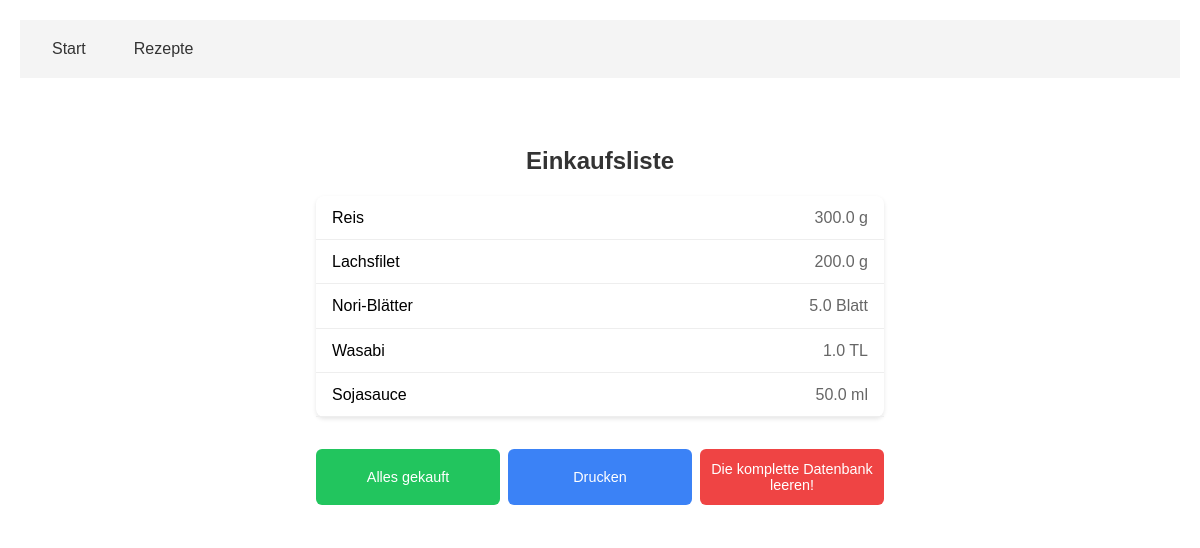
Page /shopping-list/ on the earlier database version.
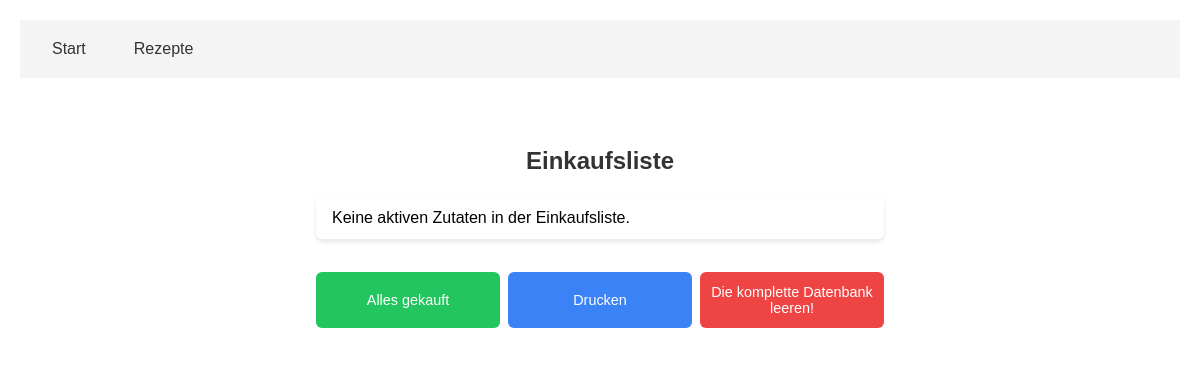
Same page on the later database version.
### app/models/recipe.py (models this page shows, shortened)
class Ingredient(db.Model):
    __tablename__ = 'ingredients'
    id = db.Column(db.Integer, primary_key=True, autoincrement=True)
    name = db.Column(db.String, nullable=False, unique=True)

class RecipeIngredient(db.Model):
    __tablename__ = 'recipe_ingredients'
    recipe_id = db.Column(db.Integer, db.ForeignKey('recipes.id', ondelete="CASCADE"), primary_key=True)
    ingredient_id = db.Column(db.Integer, db.ForeignKey('ingredients.id', ondelete="CASCADE"), primary_key=True)
    amount = db.Column(db.Float, nullable=False)
    unit = db.Column(db.String, nullable=False)
    recipe = db.relationship('Recipe', backref=db.backref('recipe_ingredients', cascade='all, delete-orphan'))
    ingredient = db.relationship('Ingredient', backref=db.backref('recipe_ingredients', cascade='all, delete-orphan'))

### app/routes/shopping_routes.py (the view)
@bp.route('/', methods=['GET'])
def view_shopping_list():
    response = get_shopping_list()
    data = response.get_json()
    if data.get('success'):
        return render_template('shopping_list.html', ingredients=data.get('ingredients', []))
    else:
        return render_template('shopping_list.html', error=data.get('error', 'Unknown error'))

### app/templates/shopping_list.html (shortened to what this page needs)
{% extends "base.html" %}
{% block content %}
<div class="shopping-list-container">
    <h1 class="shopping-list-header">Einkaufsliste</h1>
    <div class="main-content">
        {% if error %}
            <div class="error-message">{{ error }}</div>
        {% else %}
            <div class="shopping-list-items">
                {% if ingredients %}
                    {% for ingredient in ingredients %}
                        <div class="shopping-list-item">
                            <span class="item-name">{{ ingredient.name }}</span>
                            <span class="item-amount">{{ "%.1f"|format(ingredient.amount) }} {{ ingredient.unit }}</span>
                        </div>
                    {% endfor %}
                {% else %}
                    <div class="shopping-list-item">
                        <p>Keine aktiven Zutaten in der Einkaufsliste.</p>
                    </div>
                {% endif %}
            </div>
        {% endif %}
    </div>
    <div class="button-container">
        <button onclick="markAllAsBought()" class="action-button button-buy">
            Alles gekauft
        </button>
        <button onclick="window.print()" class="action-button button-print">
            Drucken
        </button>
        <button onclick="clearShoppingList()" class="action-button button-clear">
            Die komplette Datenbank leeren!
        </button>
    </div>
</div>
{% endblock %}

Differences in the rows shown:
no longer on this page (row edited): Ingredient: name "Reis", amount "300.0", unit "g"
no longer on this page (row unchanged): Ingredient: name "Lachsfilet", amount "200.0", unit "g"
removed RecipeIngredient: name "Nori-Blätter", amount "5.0", unit "Blatt"
removed Ingredient: name "Wasabi", amount "1.0", unit "TL"
removed Ingredient: name "Sojasauce", amount "50.0", unit "ml"
Other differences:
text now shown: "Keine aktiven Zutaten in der Einkaufsliste."
